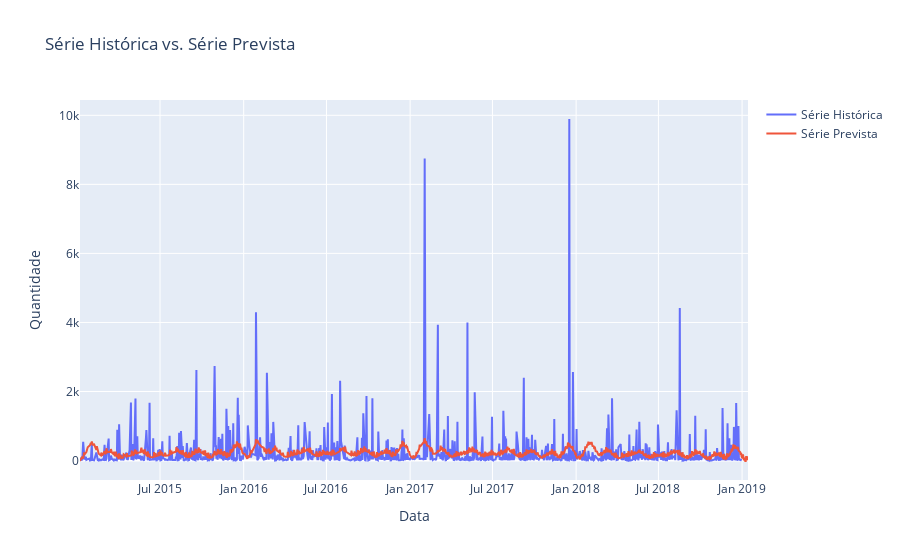

The code cell stored with this chart in its notebook:
### Code cell
import plotly.graph_objects as go
import pandas as pd
from prophet import Prophet

# Renomear as colunas de acordo com o formato esperado pelo Prophet
df_filtrado_prophet = df_filtrado[['Data', 'Preço']].copy()
df_filtrado_prophet.columns = ['ds', 'y']

# Verificar e remover datas duplicadas na série histórica
df_filtrado_prophet = df_filtrado_prophet[~df_filtrado_prophet.duplicated(subset='ds')]

# Inicializar o modelo Prophet
model_prophet = Prophet()

# Ajustar o modelo aos dados históricos
model_prophet.fit(df_filtrado_prophet)

# Criar um DataFrame com as datas dos próximos 15 dias para a previsão
future_dates = model_prophet.make_future_dataframe(periods=15)

# Fazer a previsão para os próximos 15 dias
forecast = model_prophet.predict(future_dates)

# Criar um gráfico de linha com Plotly
fig = go.Figure()

# Adicionar a série histórica
fig.add_trace(go.Scatter(x=df_filtrado_prophet['ds'], y=df_filtrado_prophet['y'], mode='lines', name='Série Histórica'))

# Adicionar a série prevista
fig.add_trace(go.Scatter(x=forecast['ds'], y=forecast['yhat'], mode='lines', name='Série Prevista'))

# Adicionar layout e título
fig.update_layout(title='Série Histórica vs. Série Prevista', xaxis_title='Data', yaxis_title='Quantidade')

# Mostrar o gráfico
fig.show()

### Figure 1 — Plotly figure (JSON) as saved in the notebook; plotly's stock layout.template omitted (floating-point values rounded to 4 significant figures; data arrays with more than 128 entries replaced by an {"elided": "..."} marker saying what was removed)
{"data": [{"mode": "lines", "name": "Série Histórica", "type": "scatter", "x": {"elided": "1034 str values"}, "y": {"elided": "1034 float values"}}, {"mode": "lines", "name": "Série Prevista", "type": "scatter", "x": {"elided": "1049 str values"}, "y": {"elided": "1049 float values"}}], "layout": {"title": {"text": "Série Histórica vs. Série Prevista"}, "xaxis": {"title": {"text": "Data"}}, "yaxis": {"title": {"text": "Quantidade"}}}}
